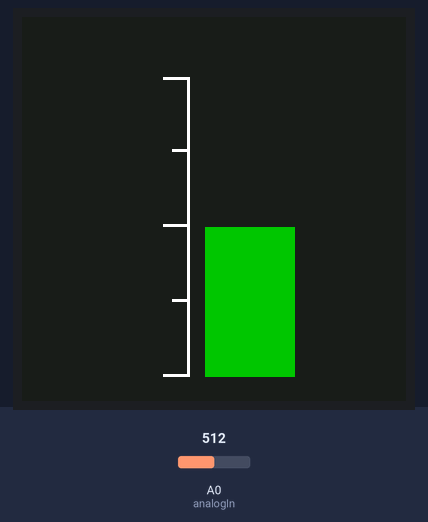
The sketch below on a simulated Arduino Uno, built with avr-gcc and run on an emulated ATmega328P. Shown: 128×128 colour display. The test bench sets the inputs (shaded band); at power-on: A0 (analogIn) = 512. What the sketch prints to the serial monitor is not drawn.

Above: at 1.3 s.
1.4 s: A0 (analogIn) set to 716
At 1.7 s:
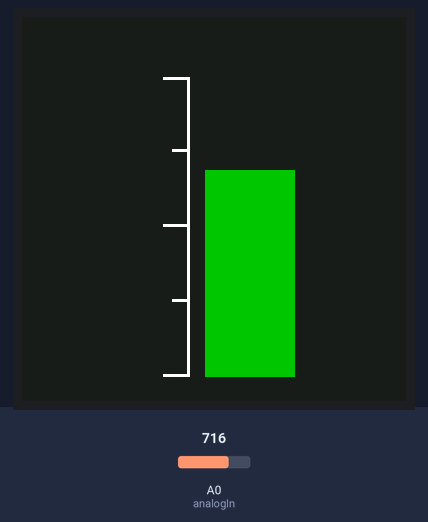
2.9 s: A0 (analogIn) set to 900
At 4.1 s:
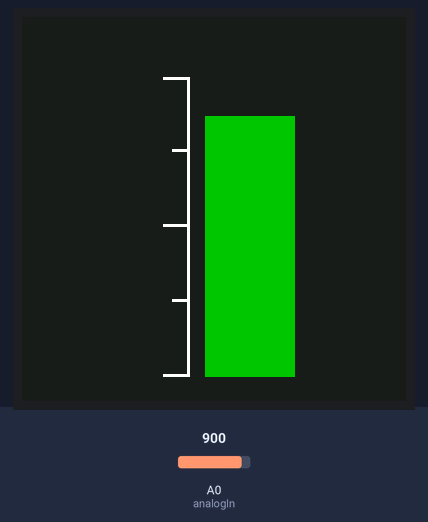
4.4 s: A0 (analogIn) set to 1023
At 5.2 s:
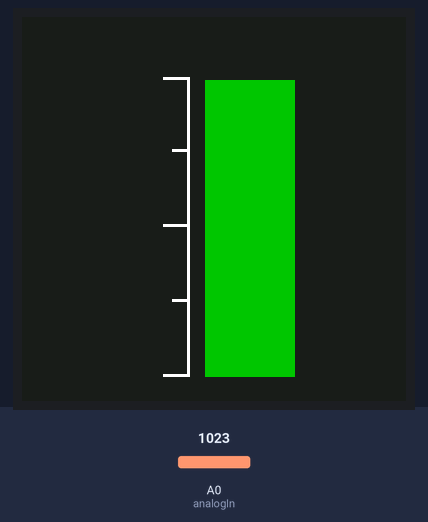
Timing chart, 0 to 7.4 s (numbered marks = the images above; inputs shaded):
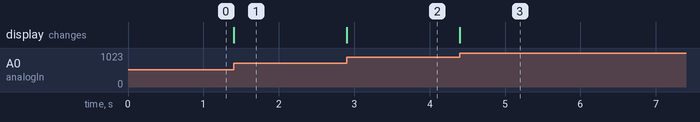

Measured:
- after the input at 1.4 s, the display: changes at once (image 1)
- after the input at 2.9 s, the display: changes at once (image 2)
- after the input at 4.4 s, the display: changes at once (image 3)

The sketch:

Bar_Grapher.ino
```cpp
/***************************************************
Simple Bar Graph for the 128x128 color SPI display

Code adapted from here: http://henrysbench.capnfatz.com/henrys-bench/arduino-adafruit-gfx-library-user-guide/arduino-adafruit-gfx-bar-graph/

This is a work in progress but hopefully it will help someone else by providing
a base to start and work from.

Please check out my Youtube videos here and consider a thumbs up if this helped you!
Youtube : http://www.youtube.com/mkmeorg


 * Pins
 * LED 3.3 or 5V depending on your display
 * SCK D13
 * SDA D11(MOSI)
 * A0 D8
 * RST D9
 * CS D10
 * GND GND
 * VCC 3.3 or 5V depending on your display

 ****************************************************/

#include <Adafruit_GFX.h>    // Core graphics library
#include <Adafruit_ST7735.h> // Hardware-specific library for ST7735
#include <Adafruit_ST7789.h> // Hardware-specific library for ST7789
#include <SPI.h>


// For the breakout, you can use any 2 or 3 pins
// These pins will also work for the 1.8" TFT shield
#define TFT_CS     10
#define TFT_RST    9  // you can also connect this to the Arduino reset
                       // in which case, set this #define pin to -1!
#define TFT_DC     8

// Option 1 (recommended): must use the hardware SPI pins
// (for UNO thats sclk = 13 and sid = 11) and pin 10 must be
// an output. This is much faster - also required if you want
// to use the microSD card (see the image drawing example)

// For 1.44" and 1.8" TFT with ST7735 use
Adafruit_ST7735 tft = Adafruit_ST7735(TFT_CS,  TFT_DC, TFT_RST);  //<---------------------Eric Says Use This!

// For 1.54" TFT with ST7789
//Adafruit_ST7789 tft = Adafruit_ST7789(TFT_CS,  TFT_DC, TFT_RST);

// Option 2: use any pins but a little slower!
//#define TFT_SCLK 13   // set these to be whatever pins you like!
//#define TFT_MOSI 11   // set these to be whatever pins you like!
//Adafruit_ST7735 tft = Adafruit_ST7735(TFT_CS, TFT_DC, TFT_MOSI, TFT_SCLK, TFT_RST);

#define BACKCOLOR 0x18E3
#define BARCOLOR 0x0620
#define SCALECOLOR 0xFFFF
//Analog Measurement Declarations
const int analogIn = A0;
int RawValue = 0;
int LastPercent = 0;

void setup(void) {
  Serial.begin(9600);
  Serial.print("Hello! ST77xx TFT Test");

  // Use this initializer if you're using a 1.8" TFT
  //tft.initR(INITR_BLACKTAB);   // initialize a ST7735S chip, black tab

  // Use this initializer (uncomment) if you're using a 1.44" TFT
  tft.initR(INITR_144GREENTAB);   // initialize a ST7735S chip, black tab  //<----------------------Must Change Examples to this!

  // Use this initializer (uncomment) if you're using a 0.96" 180x60 TFT
  //tft.initR(INITR_MINI160x80);   // initialize a ST7735S chip, mini display

  // Use this initializer (uncomment) if you're using a 1.54" 240x240 TFT
  //tft.init(240, 240);   // initialize a ST7789 chip, 240x240 pixels

  tft.fillScreen(BACKCOLOR);
  drawScale();


// tft.setRotation(tft.getRotation()+1);


}

void loop() {
    int newPercent;
    RawValue = analogRead(analogIn);
    newPercent = int((RawValue/1024.0)* 100.0);

    if (newPercent != LastPercent){
      drawBar(newPercent);
      delay(50);
    }

}

void drawScale(){
  tft.drawFastVLine(55, 20,100, SCALECOLOR ); // Vertical Scale Line
  tft.drawFastHLine(47, 20, 8, SCALECOLOR); // Major Division
  tft.drawFastHLine(50, 44, 5, SCALECOLOR); // Minor Division
  tft.drawFastHLine(47, 69, 8, SCALECOLOR); // Major Division
  tft.drawFastHLine(50, 94, 5, SCALECOLOR); // Minor Division
  tft.drawFastHLine(47, 119, 8, SCALECOLOR);  // Major Division
}


void drawBar (int nPer){

  if(nPer < LastPercent){
    tft.fillRect(61, 20 + (100-LastPercent), 30, LastPercent - nPer,  BACKCOLOR);
  }
  else{
    tft.fillRect(61, 20 + (100-nPer), 30, nPer - LastPercent,  BARCOLOR);
  }
  LastPercent = nPer;

}
```
